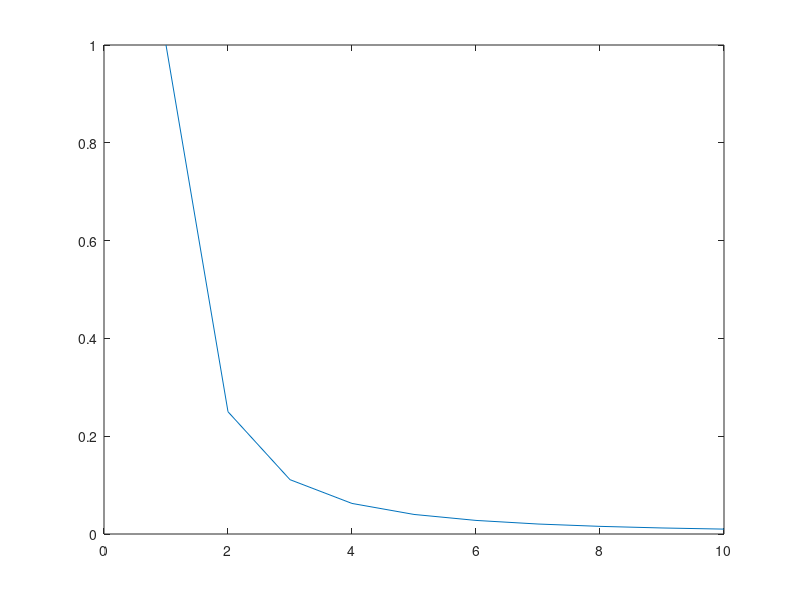

This chart was generated by the following MATLAB code:
%% COLOR FUNCTION


clc
lung = [-700, -600];
fat = [-120, -90];
fluids = [-30 15];
water = [-2, 2 ];
muscle = [30 55];
blood = [13 50 ];
hematoma = [50 100];
clot = [50 75 ];
cancellous = [300 400];
cortical = [1000 1900];
foreign = [2500 3000];
noise = [-700 1500];
cols = ['r' 'y' 'c' 'b' 'r' 'r' 'r' 'k' 'k' 'g'];
cats = [lung; fat;fluids; water; muscle; blood; hematoma; clot; cancellous; cortical; foreign; ];
catnames = ["lung", "fat", "fluids", "water" "muscle" "blood" "hematoma" "clot" "cancellous" "cortical" "foreign"];
min_belonging = 0.0001;

x = -1000:0.2:2000;
for i = 1:length(cats)
   spread = cats(i,2)-cats(i,1);
   center = (cats(i,1) + cats(i,2))/2;
   sd = spread/4;
   f = 1/(sd*sqrt(2*3.1415)) *exp(-((x-center).^2)/(2*sd^2));
   f = plot(x, f);
   %legend(catnames(i))
   hold on
end
%set(gca, 'YScale', 'log')
ylabel("Inclusion")
xlabel("Hounsfield unit")
legend(catnames)
axis([-100 100 min_belonging 0.08])
hold off

%%  ACTIVATION FUNCTION
clc
blocks = 9*5;
x = 1:1:blocks+3;
f = 2./(1+exp(-x/15))-1;
plot(x, f)



%% ACCUMULATED ALPHA FUNCTION
x = 0:1:10;
y = 1./x.^2;
plot(x,y)
